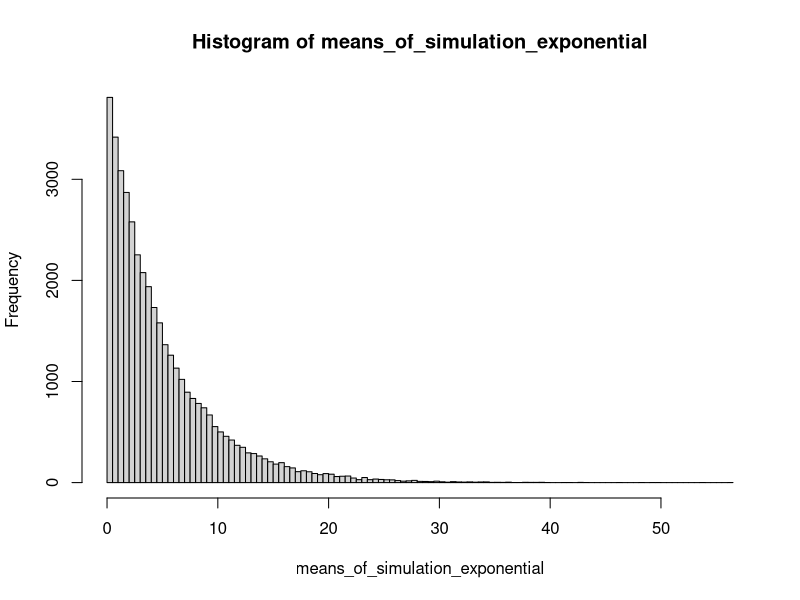
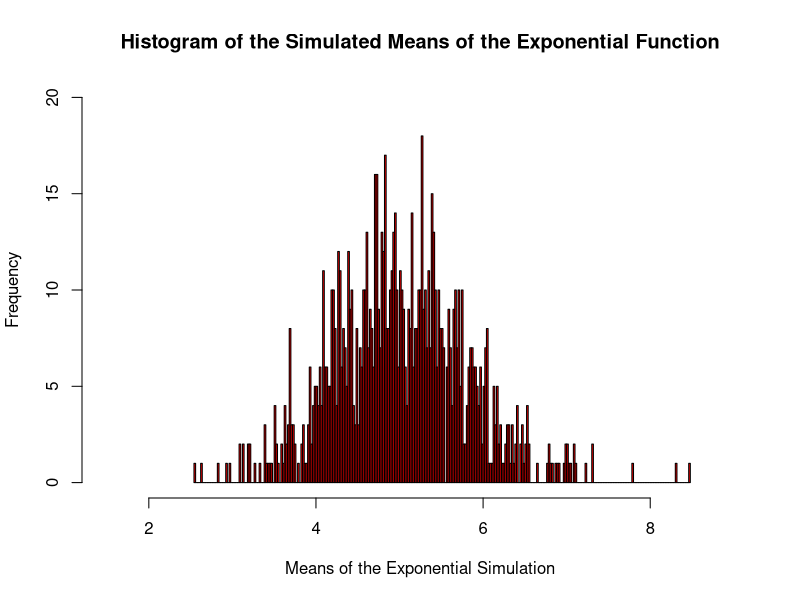
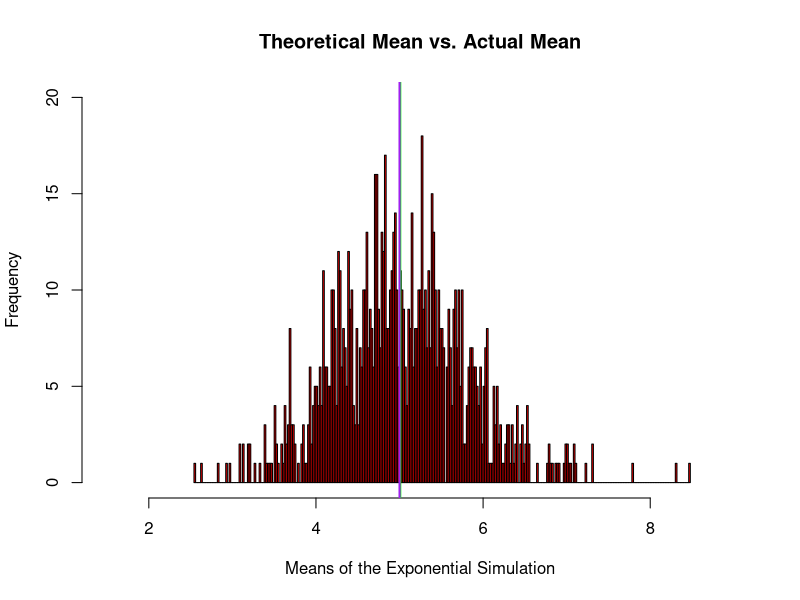

These figures' R source, in order:
##Statistical Inference - Course Project Part 1

# choosing a baseline seed for replicability


set.seed(2021)

lambda <- 0.2

number_of_exponentials <- 40

simulations_number <- 1000

running_simulation <-
  replicate(simulations_number, rexp(number_of_exponentials, lambda))
#replicate(n, expr, simplify = "array")// replicate is a wrapper for the common use of sapply
#for repeated evaluation of an expression (which will usually involve random number generation).

means_of_simulation_exponential <- sapply(running_simulation, mean)

means_of_simulation_exponential_apply <- apply(running_simulation, 2, mean) 
#a vector giving the subscripts which the function will be applied over. E.g., for a matrix 1 indicates rows, 2 indicates columns, 
#c(1, 2) indicates rows and columns. Where X has named dimnames, it can be a character vector 
#selecting dimension names.


hist(means_of_simulation_exponential,breaks = 100)
hist(means_of_simulation_exponential_apply, breaks = 400,xlim = c(1.5,8.99), ylim = c(0,20), col = "red", main = "Histogram of the Simulated Means of the Exponential Function", xlab = "Means of the Exponential Simulation")


#The mean of the exponential distribution is 1/lambda

mean_of_exponential_distribution <- 1/lambda


hist(means_of_simulation_exponential_apply, breaks = 400,xlim = c(1.5,8.99), ylim = c(0,20), col = "red", main = "Theoretical Mean vs. Actual Mean", xlab = "Means of the Exponential Simulation")

abline(v=mean(means_of_simulation_exponential_apply), lwd="2", col="green")


abline(v=mean(mean_of_exponential_distribution), lwd="2", col="purple")

print(mean(means_of_simulation_exponential_apply))

print(mean_of_exponential_distribution)

#the sample mean is almost identical to the mean of the theoretical distribution
